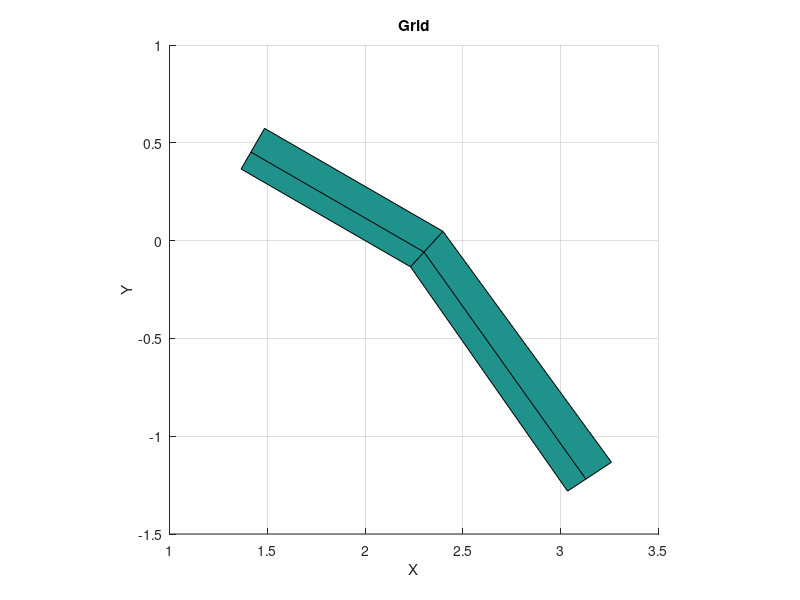

The MATLAB source for this figure: (Note: this script raises an error after producing the figure.)
%% Edited Version of Script from Dr. Roy (06/26/2026)
clc; clear; close all;

%%%%%%%%%%%%%%%%%%%%%%%%%%%%%%%%%%%%%%%%%%%%%%%%%%%%%%%%%%
% Set up computational space and transformation matrices %
scale = 1.0; % NOTE: initial testing showed a scale near unity was best
xsi = [-1.;0.;1.;-1.;0.;1.;-1.;0.;1.];
eta = [-1.;-1.;-1.;0.;0.;0.;1.;1.;1.];
xsi = xsi*scale;  
eta = eta*scale;



%%%%%%%%%%%%%%%%%%%%%%%%%%%%%%%%%%%%%%%%%%%%%%%%%%%%%%%%%%
% % Set up grid in physical space (NOMINAL VALUES)
% ds = 1.0;        % initial streamwise spacing
% Ss = 1.0;        % streamwise stretching rate
% dn = 1.0;        % initial normal spacing
% Sn = 1.0;        % normal stretching rate
% theta = 0;       % grid angle in degrees
% xoffset = 1;     % x offset
% yoffset = 1;     % y offset
% betadeg = -30.0; % rotation angle in degrees
% beta = (betadeg./180.)*pi;

% Set up grid in physical space
ds = 1.0;        % initial streamwise spacing
Ss = 1.4;        % streamwise stretching rate
dn = 0.1;        % initial normal spacing
Sn = 1.4;        % normal stretching rate
theta = 25;      % grid angle in degrees
xoffset = 1;     % x offset
yoffset = 1;     % y offset
betadeg = -30.0; % rotation angle in degrees
beta = (betadeg./180.)*pi;


% Set up range of geometric parameters
dsvec = exp(linspace(log(0.01),log(100),9));
Ssvec = exp(linspace(log(0.01),log(100),9));
dnvec = exp(linspace(log(0.01),log(100),9));
Snvec = exp(linspace(log(0.01),log(100),9));
thetavec = linspace(0,320,9);
betadegvec = linspace(0,320,9);

% Loop over geometric parameters
for np = 1:9  % Only need to loop if sweeping in a parameter

    % NOTE: uncomment one of these below to sweep in that parameter
%     ds = dsvec(np);
%     Ss = Ssvec(np);
%     dn = dnvec(np);
%     Sn = Snvec(np);
%     theta = thetavec(np);
%     betadeg = betadegvec(np);
%     beta = (betadeg./180.)*pi;
    
    % Reset 9x9 computational transformation matrix
    for k = 1:9
        M(k,:) = [1,xsi(k),eta(k),xsi(k)*eta(k),xsi(k)^2,eta(k)^2,xsi(k)^2*eta(k)^2,xsi(k)^2*eta(k),xsi(k)*eta(k)^2];
    end
    M;
    condM = cond(M);
    Minv = inv(M);
    cond(Minv);
    
    % Set up grid in physical space
    x(1,1) = 0.;
    x(2,1) = x(1) + ds;
    x(3,1) = x(2) + Ss*ds*cosd(theta);
    x(4,1) = x(1);
    x(5,1) = x(2) + dn*tand(theta/2);
    x(6,1) = x(5) + Ss*(x(5)-x(4))*cosd(theta);
    x(7,1) = x(1);
    x(8,1) = x(2) + (dn+dn*Sn)*tand(theta/2);
    x(9,1) = x(8) + Ss*(x(8)-x(7))*cosd(theta);
    
    %x = transpose(x);
    
    y(1,1) = 0.;
    y(2,1) = y(1);
    y(3,1) = y(2) - Ss*ds*sind(theta);
    y(4,1) = y(1) + dn;
    y(5,1) = y(4);
    y(6,1) = y(5) - Ss*ds*sind(theta);
    y(7,1) = y(4) + Sn*dn;
    y(8,1) = y(7);
    y(9,1) = y(8) - Ss*ds*sind(theta);
    
    % Make y a column vector
    %y = transpose(y);
    
    % Offsets in x and y
    x = x + xoffset;
    y = y + yoffset;
    
    % Rotate by angle beta
    r = sqrt(x.^2 + y.^2);
    gamma = atan(y./x);
    delta = gamma + beta;
    y = r.*sin(delta);
    x = r.*cos(delta);
    
    % Reshape into matrices for plotting purposes
    xx = reshape(x,[3,3]);
    yy = reshape(y,[3,3]);
    zz = [1,1,1;1,1,1;1,1,1];
    
    % Plot the 2D grid
    figure(1);
    surf(xx, yy, zz);
    xlabel('X');
    ylabel('Y');
    zlabel('Z');
    title('Grid');
    daspect([1 1 1]);
    view(2)
    
    %%%%%%%%%%%%%%%%%%%%%%%%%%%%%%%%%%%%%%%%%%%%%%%%%%%%%%%%%%
    % Solve for the coefficients of a vector = [a1, a2, ..., a9]^T
    
    format long
    
    % for the x values
    axvec = Minv*x;
    
    % for the y values
    ayvec = Minv*y;
    
    % Checks (should return zero within machine precision)
    checkx = M*axvec - x;
    checky = M*ayvec - y;
    
    %%%%%%%%%%%%%%%%%%%%%%%%%%%%%%%%%%%%%%%%%%%%%%%%%%%%%%%%%%
    % Define a function to be reconstructed in computational space
    funct = functcomp(xsi,eta);
    
    % Make into a matrix for plotting
    functmat = reshape(funct,[3,3]);
    
    % plot the function
    figure(2);
    surf(xx, yy, functmat);
    xlabel('X');
    ylabel('Y');
    zlabel('funct');
    title('Function');
    daspect([1 1 1]);
    %view(2)
    
    %%%%%%%%%%%%%%%%%%%%%%%%%%%%%%%%%%%%%%%%%%%%%%%%%%%%%%%%%%
    % Reconstruct in computational space
    
    bvec = Minv*funct;
    
    % Check that function is reconstructed correctly at nodes (w/in machine
    % precision)
    
    err = funct - M*bvec;
    
    
    % Reshape xsi and eta vectors into matrices
    xsimat = reshape(xsi,[3,3]);
    etamat = reshape(eta,[3,3]);
    
    % How well is function reconstructed at cell centers in comp space?
    
    % Calculate computational and physical cell centers in matrix form
    for i = 1:2
        for j = 1:2
            % Computational space
            xsicc(i,j) = 0.25 * (xsimat(i,j) + xsimat(i+1,j) + xsimat(i,j+1) + xsimat(i+1,j+1) );
            etacc(i,j) = 0.25 * (etamat(i,j) + etamat(i+1,j) + etamat(i,j+1) + etamat(i+1,j+1) );
            % Physical space
            xxcc(i,j) = 0.25 * (xx(i,j) + xx(i+1,j) + xx(i,j+1) + xx(i+1,j+1) );
            yycc(i,j) = 0.25 * (yy(i,j) + yy(i+1,j) + yy(i,j+1) + yy(i+1,j+1) );
        end
    end
    
    xsicc;
    etacc;
    xxcc;
    yycc;
    
    % Convert cell centers to vector form
    xsiccvec = xsicc(:);
    etaccvec = etacc(:);
    xcc = xxcc(:);
    ycc = yycc(:);
    
    % Reconstruct at computational cell centers
    for k = 1:4
        xsi2 = xsiccvec(k);
        eta2 = etaccvec(k);
        Mrecon(k,:) = [1,xsi2,eta2,xsi2*eta2,xsi2^2,eta2^2,xsi2^2*eta2^2,xsi2^2*eta2,xsi2*eta2^2];
    end
    
    % Do cell centers in computational space equal cell centers in physical
    % space? ==> should only be so for uniform meshes (maybe)
    
    xtran = Mrecon*axvec;
    ytran = Mrecon*ayvec;
    
    errtranx = xtran - xcc;
    errtrany = ytran - ycc;
    
    errtranxnorm = norm(errtranx);
    errtranynorm = norm(errtrany);
    
    Mrecon;
    
    % Error in reconstruction at computational grid cell centers
    frecon = Mrecon*bvec;
    functcc = functcomp(xsiccvec,etaccvec);
    
    err = frecon - functcc;
    errcompccrecon = norm(err);
    
    
    %%%%%%%%%%%%%%%%%%%%%%%%%%%%%%%%%%%%%%%%%%%%%%%%%%%%%%%%%%
    % Find physical cell center locations in computational space (iteratively)
    
    nmax = 1000; % max number of iterations
    for k = 1:4
        % Target x and y are physical cell centers
        xtarg = xcc(k);
        ytarg = ycc(k);
        % Start guess at computational cell center
        xsin = xsiccvec(k);
        etan = etaccvec(k);
        for n = 1:nmax
            Mreconn = [1,xsin,etan,xsin*etan,xsin^2,etan^2,xsin^2*etan^2,xsin^2*etan,xsin*etan^2];
            Rx = Mreconn*axvec - xtarg;
            Ry = Mreconn*ayvec - ytarg;
            %disp([num2str(n),',  ',num2str(Rx),',  ',num2str(Ry)]);
            dRxdxsi = axvec(2) + axvec(4)*etan + 2.*axvec(5)*xsin + 2.*axvec(7)*xsin*etan^2 + 2.*axvec(8)*xsin*etan + axvec(9)*etan^2;
            dRxdeta = axvec(3) + axvec(4)*xsin + 2.*axvec(6)*etan + 2.*axvec(7)*xsin^2*etan + axvec(8)*xsin^2 + 2.*axvec(9)*xsin*etan;
            dRydxsi = ayvec(2) + ayvec(4)*etan + 2.*ayvec(5)*xsin + 2.*ayvec(7)*xsin*etan^2 + 2.*ayvec(8)*xsin*etan + ayvec(9)*etan^2;
            dRydeta = ayvec(3) + ayvec(4)*xsin + 2.*ayvec(6)*etan + 2.*ayvec(7)*xsin^2*etan + ayvec(8)*xsin^2 + 2.*ayvec(9)*xsin*etan;
            detJ = dRxdxsi*dRydeta - dRxdeta*dRydxsi;
            xsin = xsin - (Rx*dRydeta - Ry*dRxdeta)/detJ;
            etan = etan - (Ry*dRxdxsi - Rx*dRydxsi)/detJ;
        end
        if (Rx > 1E-10) || (Ry > 1E-10)
            disp([num2str(k),',  ',num2str(Rx),',  ',num2str(Ry)]);
            error('Error, iterations did not converge. Try increasing nmax.')
        end
        xsitarg(k,1) = xsin;
        etatarg(k,1) = etan;
    end
    
    % Make target xsi and eta vectors column vectors
    %xsitarg = transpose(xsitarg);
    %etatarg = transpose(etatarg);
    
    
    % Calculate error in computational space reconstruction at physical cell
    % centers (found via iterative scheme)
    
    % Reconstruct at cell physical grid centers
    for k = 1:4
        xsi2 = xsitarg(k);
        eta2 = etatarg(k);
        Mrecon(k,:) = [1,xsi2,eta2,xsi2*eta2,xsi2^2,eta2^2,xsi2^2*eta2^2,xsi2^2*eta2,xsi2*eta2^2];
    end
    
    % Error in reconstruction using physical grid cell centers
    frecon = Mrecon*bvec;
    functcc = functcomp(xsitarg,etatarg);
    err = frecon - functcc;
    errphysccrecon = norm(err);
    
    %%%%%%%%%%%%%%%%%%%%%%%%%%%%%%%%%%%%%%%%%%%%%%%%%%%%%%%%%%
    % NOW, need to try reconstructing in physical space only
    
    for k = 1:9
        G(k,:) = [1,x(k),y(k),x(k)*y(k),x(k)^2,y(k)^2,x(k)^2*y(k)^2,x(k)^2*y(k),x(k)*y(k)^2];
    end
    
    G;
    condG = cond(G);
    Ginv = inv(G);
    cond(Ginv);
    
    cvec = Ginv*funct;
    
    funct - G*cvec;  % check to make sure nodal functions is reconstructed correctly w/in machine precision
    
    
    % Calculate error in physical space reconstruction at physical cell centers
    % Reconstruct at cell centers
    for k = 1:4
        Grecon(k,:) = [1,xcc(k),ycc(k),xcc(k)*ycc(k),xcc(k)^2,ycc(k)^2,xcc(k)^2*ycc(k)^2,xcc(k)^2*ycc(k),xcc(k)*ycc(k)^2];
    end
    
    % Error in reconstruction using physical grid cell centers
    freconphys = Grecon*cvec;
    err = freconphys - functcc;
    errphysccreconphys = norm(err);
    
    format long
disp([num2str(ds),'  ',num2str(Ss),'  ',num2str(dn),'  ',num2str(Sn) ...
        ,'  ',num2str(theta),'  ',num2str(betadeg),'  ' ...
        ,num2str(errcompccrecon),'  ',num2str(errphysccrecon) ...
        ,'  ',num2str(errphysccreconphys)...
        ,'  ',num2str(condM),'  ',num2str(condG)])

end


%************************************************************************
function f = functcomp(xsi,eta)  
f = 0.5 + 2*sin( (pi *(1.*xsi.*eta + 0.7.*xsi + 0.3.*eta + 0.25) ) / 20);
end
